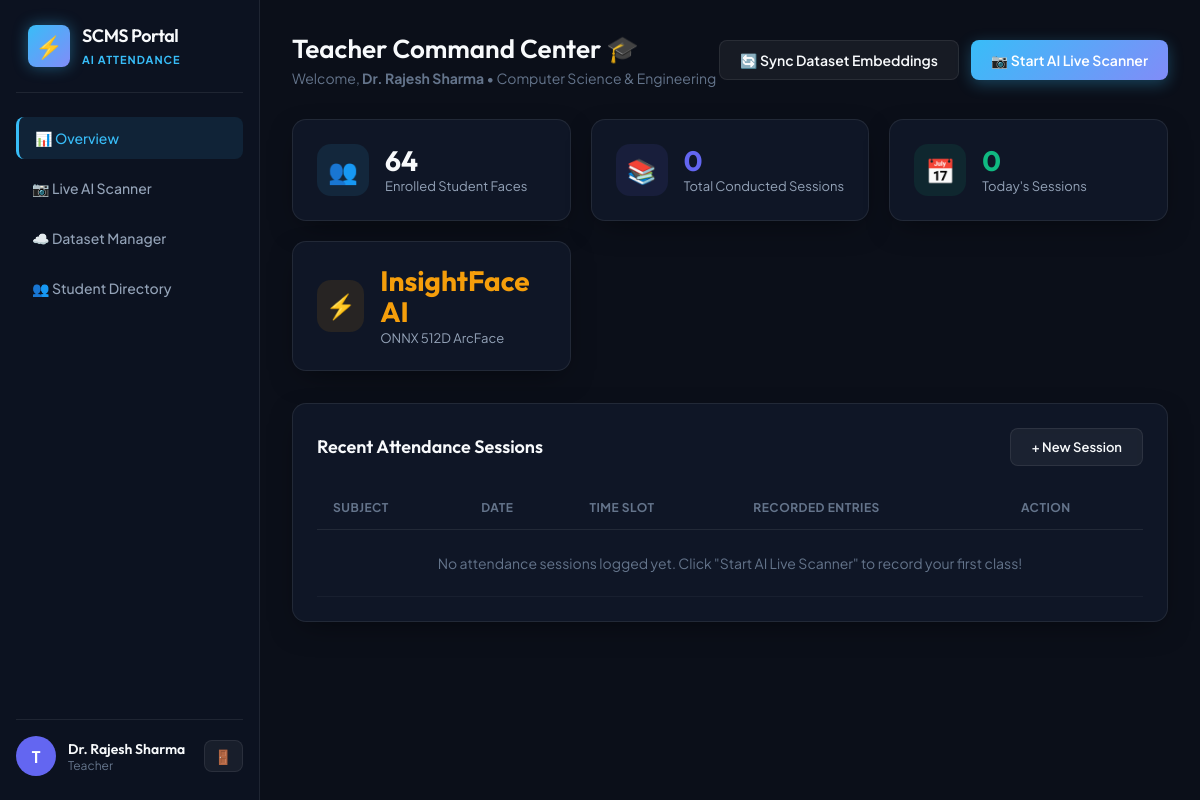
Screenshot of /teacher/dashboard/ (signed in) with the database file from the repository.
### accounts/models.py (models this page shows, shortened)
class UserProfile(models.Model):
    ROLE_CHOICES = (
        ('TEACHER', 'Teacher'),
        ('STUDENT', 'Student'),
    )
    user = models.OneToOneField(User, on_delete=models.CASCADE, related_name='profile')
    role = models.CharField(max_length=20, choices=ROLE_CHOICES, default='STUDENT')
    roll_number = models.CharField(max_length=50, blank=True, null=True, db_index=True)
    teacher_id = models.CharField(max_length=50, blank=True, null=True)
    full_name = models.CharField(max_length=150, blank=True, default='')
    department = models.CharField(max_length=100, default='Computer Science & Engineering')
    created_at = models.DateTimeField(auto_now_add=True)
    @property
    def is_teacher(self):
        return self.role == 'TEACHER'

### attendance/views.py (the view)
# urls.py: path('teacher/dashboard/', views.teacher_dashboard_view, name='teacher_dashboard'),
@login_required
def teacher_dashboard_view(request):
    user = request.user
    if hasattr(user, 'profile') and not user.profile.is_teacher:
        return redirect('student_dashboard')
    subjects = Subject.objects.filter(teacher=user) if user.subjects.exists() else Subject.objects.all()
    total_students = StudentEmbedding.objects.count()
    total_sessions = AttendanceSession.objects.count()
    today_sessions = AttendanceSession.objects.filter(date=date.today()).count()
    recent_sessions = AttendanceSession.objects.select_related('subject').order_by('-created_at')[:5]
    context = {
        'teacher_name': user.profile.full_name or user.username,
        'department': user.profile.department,
        'total_students': total_students,
        'total_sessions': total_sessions,
        'today_sessions': today_sessions,
        'subjects': subjects,
        'recent_sessions': recent_sessions
    }
    return render(request, 'teacher/dashboard.html', context)

### templates/teacher/dashboard.html (shortened to what this page needs)
{% extends 'base.html' %}
{% block content %}
<div class="top-bar">
    <div class="page-title">
        <h1>Teacher Command Center 🎓</h1>
        <p>Welcome, <strong>{{ teacher_name }}</strong> &bull; {{ department }}</p>
    </div>
    <div style="display: flex; gap: 12px;">
        <button type="button" class="btn btn-secondary" onclick="syncDataset()">
            🔄 Sync Dataset Embeddings
        </button>
        <a href="{% url 'take_attendance' %}" class="btn btn-primary">
            📷 Start AI Live Scanner
        </a>
    </div>
</div>
<div class="metrics-grid">
    <div class="glass-card metric-card">
        <div class="metric-icon">👥</div>
        <div class="metric-data">
            <h3>{{ total_students }}</h3>
            <p>Enrolled Student Faces</p>
        </div>
    </div>
    <div class="glass-card metric-card">
        <div class="metric-icon" style="color: var(--accent); background: rgba(99, 102, 241, 0.1);">📚</div>
        <div class="metric-data">
            <h3 style="color: var(--accent);">{{ total_sessions }}</h3>
            <p>Total Conducted Sessions</p>
        </div>
    </div>
    <div class="glass-card metric-card">
        <div class="metric-icon" style="color: var(--success); background: rgba(16, 185, 129, 0.1);">📅</div>
        <div class="metric-data">
            <h3 style="color: var(--success);">{{ today_sessions }}</h3>
            <p>Today's Sessions</p>
        </div>
    </div>
    <div class="glass-card metric-card">
        <div class="metric-icon" style="color: var(--warning); background: rgba(245, 158, 11, 0.1);">⚡</div>
        <div class="metric-data">
            <h3 style="color: var(--warning);">InsightFace AI</h3>
            <p>ONNX 512D ArcFace</p>
        </div>
    </div>
</div>
<div class="glass-card">
    <div style="display: flex; justify-content: space-between; align-items: center; margin-bottom: 20px;">
        <h3 style="font-size: 18px;">Recent Attendance Sessions</h3>
        <a href="{% url 'take_attendance' %}" class="btn btn-secondary" style="font-size: 13px;">+ New Session</a>
    </div>
    <div class="table-responsive">
        <table class="custom-table">
            <thead>
                <tr>
                    <th>Subject</th>
                    <th>Date</th>
                    <th>Time Slot</th>
                    <th>Recorded Entries</th>
                    <th>Action</th>
                </tr>
            </thead>
            <tbody>
                {% for session in recent_sessions %}
                <tr>
                    <td>
                        <strong>{{ session.subject.code }}</strong> - {{ session.subject.name }}
                    </td>
                    <td>{{ session.date }}</td>
                    <td>{{ session.time_slot }}</td>
                    <td>
                        <span class="badge badge-success">{{ session.entries.count }} Records</span>
                    </td>
                    <td>
                        <a href="{% url 'export_attendance_csv' session.id %}" class="btn btn-secondary" style="padding: 4px 10px; font-size: 12px;" title="Export CSV Report">
                            📥 Export CSV
                        </a>
                    </td>
                </tr>
                {% empty %}
                <tr>
                    <td colspan="5" style="text-align: center; color: var(--text-muted); padding: 24px;">
                        No attendance sessions logged yet. Click "Start AI Live Scanner" to record your first class!
                    </td>
                </tr>
                {% endfor %}
            </tbody>
        </table>
    </div>
</div>
{% endblock %}

### templates/base.html (shortened to what this page needs)
{% load static %}
<!DOCTYPE html>
<html lang="en">
<head>
    <link rel="stylesheet" href="{% static 'css/main.css' %}">
</head>
<body>
    <div class="app-container">
        {% if user.is_authenticated %}
        <aside class="sidebar">
            <div class="sidebar-brand">
                <div class="brand-icon">⚡</div>
                <div class="brand-text">
                    <h2>SCMS Portal</h2>
                    <span>AI Attendance</span>
                </div>
            </div>
            <ul class="nav-menu">
                {% if user.profile.is_teacher %}
                    <li class="nav-item {% if request.resolver_match.url_name == 'teacher_dashboard' %}active{% endif %}">
                        <a href="{% url 'teacher_dashboard' %}">📊 Overview</a>
                    </li>
                    <li class="nav-item {% if request.resolver_match.url_name == 'take_attendance' %}active{% endif %}">
                        <a href="{% url 'take_attendance' %}">📷 Live AI Scanner</a>
                    </li>
                    <li class="nav-item {% if request.resolver_match.url_name == 'teacher_dataset' %}active{% endif %}">
                        <a href="{% url 'teacher_dataset' %}">☁️ Dataset Manager</a>
                    </li>
                    <li class="nav-item {% if request.resolver_match.url_name == 'student_list' %}active{% endif %}">
                        <a href="{% url 'student_list' %}">👥 Student Directory</a>
                    </li>
                {% else %}
                    <li class="nav-item {% if request.resolver_match.url_name == 'student_dashboard' %}active{% endif %}">
                        <a href="{% url 'student_dashboard' %}">📈 My Attendance</a>
                    </li>
                {% endif %}
            </ul>
            <div class="sidebar-user">
                <div class="user-avatar">
                    {{ user.username|slice:":1"|upper }}
                </div>
                <div class="user-info">
                    <h4>{{ user.profile.full_name|default:user.username }}</h4>
                    <p>{{ user.profile.get_role_display }}</p>
                </div>
                <a href="{% url 'logout' %}" class="btn btn-secondary" style="padding: 6px 10px;" title="Logout">🚪</a>
            </div>
        </aside>
        {% endif %}
        <main class="main-wrapper" {% if not user.is_authenticated %}style="margin-left: 0; max-width: 100vw;"{% endif %}>
            {% block content %}{% endblock %}
        </main>
    </div>
</body>
</html>

### rows the page displays
UserProfile: full_name "Dr. Rajesh Sharma", department "Computer Science & Engineering"

### other values shown
{{ user.username|slice:":1"|upper }} "T"
{{ user.profile.full_name|default:user.username }} "Dr. Rajesh Sharma"
{{ user.profile.get_role_display }} "Teacher"
{{ total_students }} "64"
{{ total_sessions }} "0"
{{ today_sessions }} "0"
